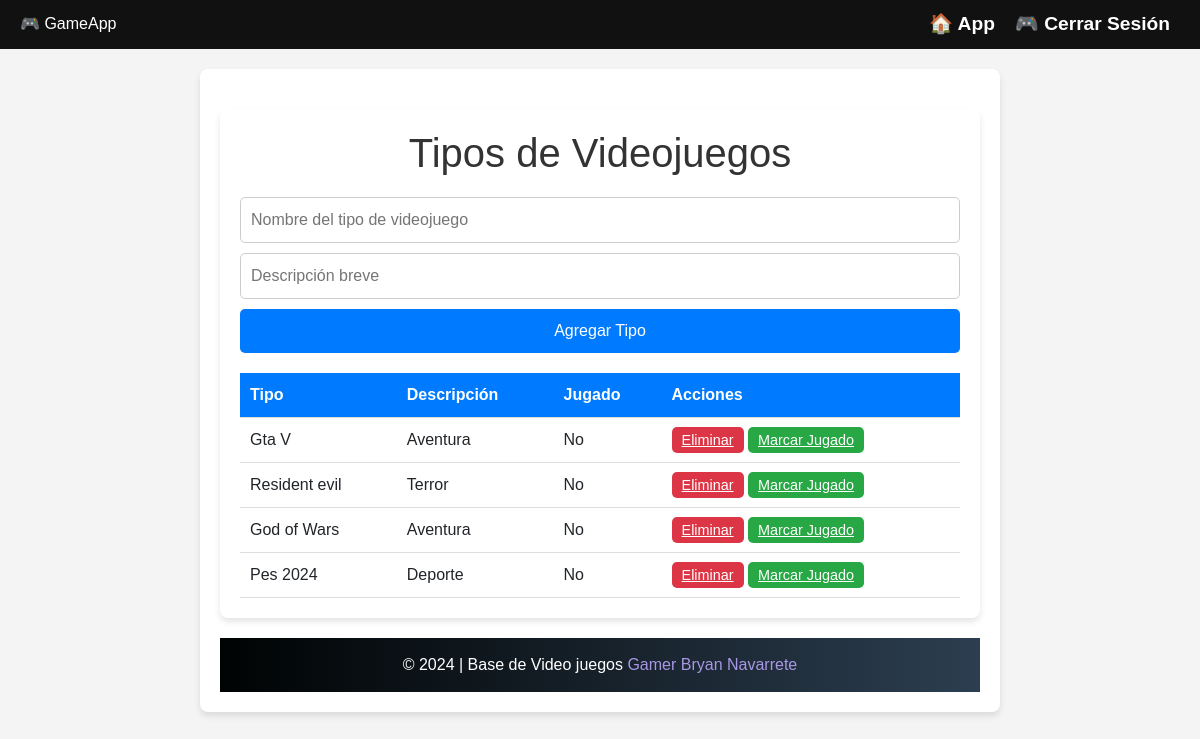
Screenshot of / (signed in) with the database file from the repository.
### main.py (models this page shows)
class TipoVideojuego(db.Model):
    id = db.Column(db.Integer, primary_key=True)
    tipo = db.Column(db.String(50), nullable=False)
    descripcion = db.Column(db.String(200), nullable=False)
    jugado = db.Column(db.Boolean, default=False)

### main.py (the view)
@app.route('/')
@login_required
def index():
    tipos = TipoVideojuego.query.all()
    return render_template('index.html', tipos=tipos)

### main.py (called while the page is built)
@login_manager.user_loader
def load_user(user_id):
    return User.query.get(int(user_id))

### templates/index.html (shortened to what this page needs)
{% extends "base.html" %}
{% block content %}
<div class="container">
    <h1>Tipos de Videojuegos</h1>
    <form action="/agregar" method="post">
        <input type="text" name="tipo" placeholder="Nombre del tipo de videojuego" required>
        <input type="text" name="descripcion" placeholder="Descripción breve" required>
        <button type="submit">Agregar Tipo</button>
    </form>
    <table>
        <thead>
            <tr>
                <th>Tipo</th>
                <th>Descripción</th>
                <th>Jugado</th>
                <th>Acciones</th>
            </tr>
        </thead>
        <tbody>
            {% for tipo in tipos %}
            <tr>
                <td>{{ tipo.tipo }}</td>
                <td>{{ tipo.descripcion }}</td>
                <td>{{ 'Sí' if tipo.jugado else 'No' }}</td>
                <td>
                    <a href="/eliminar/{{ tipo.id }}" class="btn-action btn-delete">Eliminar</a>
                    <a href="/toggle_jugado/{{ tipo.id }}" class="btn-action btn-toggle">
                        {{ 'Marcar No Jugado' if tipo.jugado else 'Marcar Jugado' }}
                    </a>
                </td>
            </tr>
        {% endfor %}
    </tbody>
</table>
{% endblock %}

### templates/base.html (shortened to what this page needs)
<!DOCTYPE html>
<html lang="es">
<head>
    <link href="https://cdn.jsdelivr.net/npm/bootstrap@5.3.0/dist/css/bootstrap.min.css" rel="stylesheet">
</head>
<body>
<head>
    <nav class="navbar-custom">
        <span class="brand-title">🎮 GameApp</span>
        <div class="right-menu">
            <a href="{{ url_for('login') }}">🏠 App</a>
            {% if current_user.is_authenticated %}
            <a href="{{ url_for('logout') }}">🎮 Cerrar Sesión</a>
            {% endif %}
        </div>
    </nav>
    <div class="container">
        {% block content %}{% endblock %}
    </div>
    <footer class="mt-auto" style="background: linear-gradient(to right, #000303, #2c3e50); color: white; text-align: center; padding: 15px;">
        <p style="margin: 0; font-size: 1rem;">
            &copy; 2024 | Base de Video juegos
            <a href="{{ url_for('cv') }}" target="_blank" style="color: #a897e4; text-decoration: none;">
                Gamer Bryan Navarrete
            </a>
        </p>
    </footer>
</body>
</html>

### templates/base.html (style rules this page uses)
body { font-family: Arial, sans-serif; background-color: #f4f4f4; margin: 0; padding: 0; }
.container { max-width: 800px; margin: 20px auto; background: #ffffff; border-radius: 8px; box-shadow: 0px 4px 6px rgba(0, 0, 0, 0.1); padding: 20px; }
h1 { text-align: center; color: #333; margin-bottom: 20px; }
form input, form button { display: block; width: 100%; margin-bottom: 10px; padding: 10px; border: 1px solid #ccc; border-radius: 5px; }
form button { background-color: #007bff; color: white; border: none; }
table { width: 100%; border-collapse: collapse; margin-top: 20px; }
th, td { text-align: left; padding: 10px; border-bottom: 1px solid #ddd; }
th { background-color: #007bff; color: white; }
.btn-action { padding: 5px 10px; font-size: 0.9rem; border: none; border-radius: 5px; cursor: pointer; }
.btn-delete { background-color: #dc3545; color: white; }
.btn-toggle { background-color: #28a745; color: white; }
.navbar-custom { display: flex; justify-content: space-between; align-items: center; padding: 10px 20px; background-color: #111; color: white; }
.navbar-custom a { text-decoration: none; color: white; font-size: 1.2rem; margin: 0 10px; font-weight: bold; transition: 0.3s; }
.right-menu { display: flex; align-items: center; }
.right-menu a { display: flex; align-items: center; gap: 5px; }

### rows the page displays
TipoVideojuego: tipo "Gta V", descripcion "Aventura", jugado "No", jugado "Marcar Jugado"
TipoVideojuego: tipo "Resident evil", descripcion "Terror", jugado "No", jugado "Marcar Jugado"
TipoVideojuego: tipo "God of Wars", descripcion "Aventura", jugado "No", jugado "Marcar Jugado"
TipoVideojuego: tipo "Pes 2024", descripcion "Deporte", jugado "No", jugado "Marcar Jugado"
